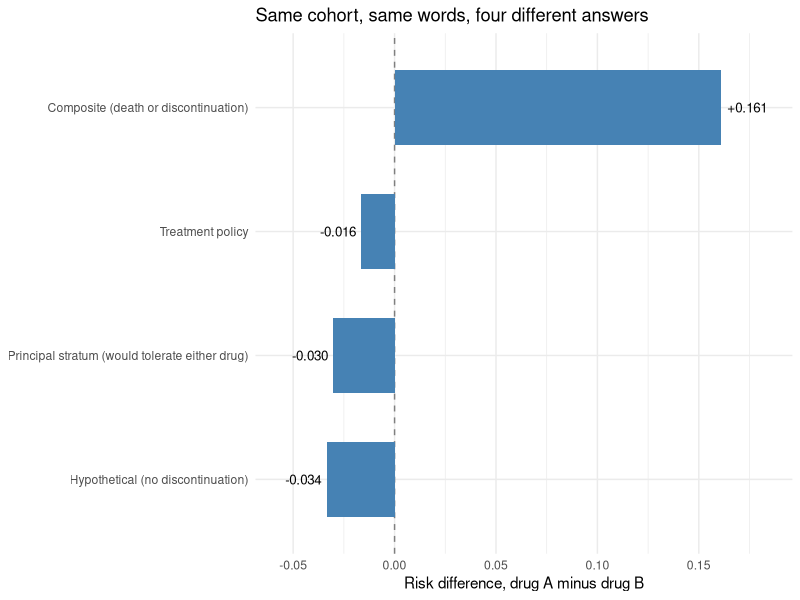

The R source for this figure:
## ---- chunk 1
#| include: false
knitr::opts_chunk$set(
  collapse = TRUE,
  comment = "#>",
  fig.width = 7,
  fig.height = 4,
  fig.align = "center"
)
## ---- chunk 2
#| label: ice-simulate
#| message: false
#| warning: false
library(dplyr)
library(ggplot2)

set.seed(2026)
n <- 20000

# Baseline covariates
age_c  <- rnorm(n, 0, 1)          # standardized age
cd4_c  <- rnorm(n, 0, 1)          # standardized baseline CD4
frail  <- rnorm(n, 0, 1)          # measured frailty index

# Treatment: drug A (1) versus drug B (0), confounded by baseline health
pA <- plogis(-0.2 + 0.30 * age_c - 0.35 * cd4_c + 0.25 * frail)
A  <- rbinom(n, 1, pA)

# Common random numbers: the same person's counterfactuals share these draws,
# so Y(1) and Y(0) describe the same patient under two regimes.
u_tol  <- rnorm(n)
u_disc <- runif(n)
u_die  <- runif(n)

# Month-3 tolerability marker (lower = worse tolerated). Drug A is harsher.
tol_of <- function(a) 0.45 - 0.85 * a - 0.30 * frail + 0.20 * cd4_c + u_tol

# Discontinuation by month 6, driven by tolerability
disc_of <- function(a) as.integer(u_disc < plogis(-1.0 - 1.5 * tol_of(a)))

# Death by month 12. Protection depends on the drug AND on staying on it.
# rep() keeps the branch vectorized when a or d is passed as a single value.
die_of <- function(a, d) {
  a <- rep(a, length.out = n)
  d <- rep(d, length.out = n)
  protection <- ifelse(a == 1, ifelse(d == 1, 0.20, 1.10),
                                ifelse(d == 1, 0.10, 0.45))
  as.integer(u_die < plogis(-2.3 + 0.55 * frail + 0.30 * age_c -
                              0.35 * cd4_c - protection))
}
## ---- chunk 3
#| label: ice-truths
# Natural course under each assignment
D1 <- disc_of(1); D0 <- disc_of(0)
Y1 <- die_of(1, D1); Y0 <- die_of(0, D0)

# The world in which nobody discontinues
Y1_stay <- die_of(1, 0); Y0_stay <- die_of(0, 0)

estimands <- tibble::tibble(
  Strategy = c("Treatment policy", "Hypothetical (no discontinuation)",
               "Composite (death or discontinuation)",
               "Principal stratum (would tolerate either drug)"),
  `Risk difference` = c(
    mean(Y1) - mean(Y0),
    mean(Y1_stay) - mean(Y0_stay),
    mean(pmax(Y1, D1)) - mean(pmax(Y0, D0)),
    mean(Y1[D1 == 0 & D0 == 0]) - mean(Y0[D1 == 0 & D0 == 0])
  )
)
estimands$`Per 1000` <- round(1000 * estimands$`Risk difference`)
knitr::kable(estimands, digits = c(0, 4, 0), align = "lrr")
## ---- chunk 4
#| label: fig-ice-strategies
#| fig-cap: "Four estimands computed from one simulated cohort of 20,000 patients. Each bar is the true value under its strategy, not an estimate, so the spread is not sampling error. Negative values favour drug A. The composite strategy reverses the sign because stopping the drug counts as an event, and drug A is stopped more often."
#| code-fold: true
ggplot(estimands, aes(reorder(Strategy, `Risk difference`), `Risk difference`)) +
  geom_hline(yintercept = 0, linetype = "dashed", colour = "grey50") +
  geom_col(fill = "steelblue", width = 0.6) +
  geom_text(aes(label = sprintf("%+.3f", `Risk difference`),
                hjust = ifelse(`Risk difference` < 0, 1.15, -0.15)), size = 3.4) +
  coord_flip() +
  scale_y_continuous(expand = expansion(mult = 0.18)) +
  labs(x = NULL, y = "Risk difference, drug A minus drug B",
       title = "Same cohort, same words, four different answers") +
  theme_minimal()
## ---- chunk 5
#| label: ice-discont
#| echo: false
disc_rates <- c(A = mean(D1), B = mean(D0))
## ---- chunk 6
#| label: ice-estimate
#| message: false
dat <- data.frame(A, age_c, cd4_c, frail, Y = Y1 * A + Y0 * (1 - A))

qfit <- glm(Y ~ A * (age_c + cd4_c + frail), family = binomial, data = dat)
risk_under <- function(a) {
  nd <- dat; nd$A <- a
  mean(predict(qfit, newdata = nd, type = "response"))
}
gcomp_tp <- risk_under(1) - risk_under(0)

c(estimated = round(gcomp_tp, 4),
  truth     = round(estimands$`Risk difference`[1], 4))
## ---- chunk 7
#| label: truncation-sim
#| interactive: true
set.seed(11)
m <- 40000
U <- rnorm(m)                              # unmeasured frailty
A <- rbinom(m, 1, 0.5)                     # randomized

# Survival to 12 months: the drug keeps frailer patients alive
surv_of <- function(a) plogis(0.5 + 1.6 * a - 1.8 * U)
u_s <- runif(m)
S1 <- as.integer(u_s < surv_of(1)); S0 <- as.integer(u_s < surv_of(0))
S  <- ifelse(A == 1, S1, S0)

# CD4 at 12 months, defined only for survivors. Effect is +40 for everyone.
e_y <- rnorm(m, 0, 45)
cd4_of <- function(a) 350 + 40 * a - 110 * U + e_y
Y <- ifelse(A == 1, cd4_of(1), cd4_of(0))
Y[S == 0] <- NA

naive <- mean(Y[A == 1 & S == 1]) - mean(Y[A == 0 & S == 1])
always <- S1 == 1 & S0 == 1
sace  <- mean(cd4_of(1)[always] - cd4_of(0)[always])

data.frame(
  quantity = c("Survivor contrast (naive)", "SACE (always-survivors)",
               "True individual effect"),
  cd4 = round(c(naive, sace, 40), 1)
)
## ---- chunk 8
#| label: truncation-shares
#| echo: false
sh <- c(always = mean(always), helped = mean(S1 == 1 & S0 == 0),
        neither = mean(S1 == 0 & S0 == 0))
